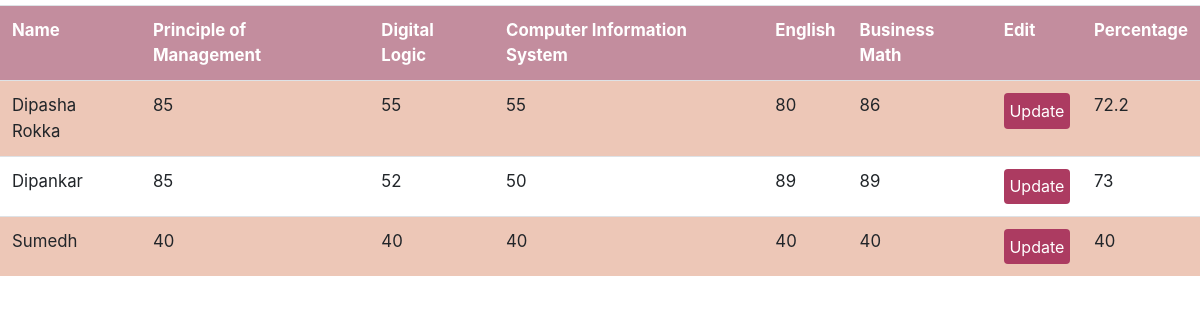
Screenshot of /ViewS1.php with the database file from the repository.
### tables this page shows
CREATE TABLE IF NOT EXISTS `marks1` (
  `Name` varchar(300) NOT NULL,
  `Principles_of_Management` varchar(100) NOT NULL,
  `Digital_Logic` varchar(100) NOT NULL,
  `Computer_Information_System` varchar(100) NOT NULL,
  `English` varchar(100) NOT NULL,
  `Business_Mathematics` varchar(100) NOT NULL,
  `ms1` int(100) NOT NULL,
  `s_roll` int(11) NOT NULL
);

### ViewS1.php (the view, shortened to what this page needs)
<!DOCTYPE html>
<html>
<head>
	<link rel="stylesheet" type="text/css" href="style.css">
	<?php  include 'links.php' ?>
</head>
<body>
</body>
</html>
<?php
$con = mysqli_connect('localhost', 'root','','result');
	$sql =" SELECT * FROM marks1";
	$res =mysqli_query($con, $sql);
		print "<table class='table' > ";
		print " <tr >
		        <th >Name</th>
		        <th >Principle of Management</th>
		        <th >Digital Logic</th>
		        <th >Computer Information System</th>
		        <th >English</th>
		        <th >Business Math</th>
		        <th >Edit</th>
		        <th>Percentage</th>
		        </tr>";
	if(mysqli_num_rows($res)>0)
	{
	 while($row=mysqli_fetch_assoc($res))
	 {
	 	echo "<tr>
	 		  <td>".$row['Name']."</td>
	 		  <td>".$row['Principles_of_Management']."</td>
	 		  <td>".$row['Digital_Logic']."</td>
	 		  <td>".$row['Computer_Information_System']."</td>
	 		  <td>".$row['English']."</td>
	 		  <td>".$row['Business_Mathematics']."</td>
	 		  <td style='text-align:center;'>
				<form action='update.php' method='POST'>
					<input type='hidden' name='id' value='".$row['ms1']."'>
	 		  		<input type='submit' class='btn btn-info' value='Update'></input>
				</form>
	 		  </td>";
$t=($row['Principles_of_Management']+$row['Digital_Logic']+$row['Computer_Information_System']+$row['English']+$row['Business_Mathematics'])/5;
	 		   echo"
	 		  <td> ".$t." </td>
	 		  </tr>";
	 }
	 	echo "</table>";
	}
	else{
		echo "No record !!";
	}
?>

### links.php (shortened to what this page needs)
<link rel="stylesheet" href="https://maxcdn.bootstrapcdn.com/bootstrap/4.4.1/css/bootstrap.min.css">

### style.css (style rules this page uses)
* { padding: 0; margin: 0; }

### ViewS1.php (style rules this page uses)
body { font-family: -apple-system,BlinkMacSystemFont,"Segoe UI",Roboto,"Helvetica Neue",Arial,"Noto Sans",sans-serif,"Apple Color Emoji","Segoe UI Emoji","Segoe UI Symbol","Noto Color Emoji"; font-size: 2.1vh; }
.table { margin-top: 5px; padding-left: 20%; width: 100%; }
th, td { text-align: left; height: 4vh; padding: 5px; }
tr:nth-child(even) { background-color:#EDC7B7 }
th { background-color: #C38D9E; color: white; }
.btn { background-color: #AC3B61; outline: none; border: 0px transparent; color:white; padding: 0.7vh; }

### rows the page displays
marks1: Name "Dipasha Rokka", Principles_of_Management "85", Digital_Logic "55", Computer_Information_System "55", English "80", Business_Mathematics "86", t "72.2"
marks1: Name "Dipankar", Principles_of_Management "85", Digital_Logic "52", Computer_Information_System "50", English "89", Business_Mathematics "89", t "73"
marks1: Name "Sumedh", Principles_of_Management "40", Digital_Logic "40", Computer_Information_System "40", English "40", Business_Mathematics "40"
